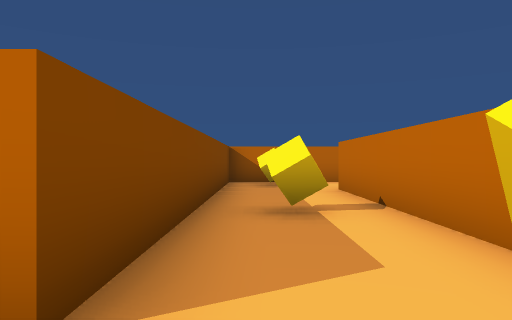
View 1 (above)

17 first-person views from a walk through a scene from a Unity 3-D project. The camera is 0.62 m above the floor, looks level and sees 70° across. The floor is counted in squares, 1 m on a side. Each view is taken from the middle of a square. On the plan, view 1 faces up. The plan holds only what a view shows up to about 10 squares ahead; the rest is blank. The player character is not drawn.

View 2
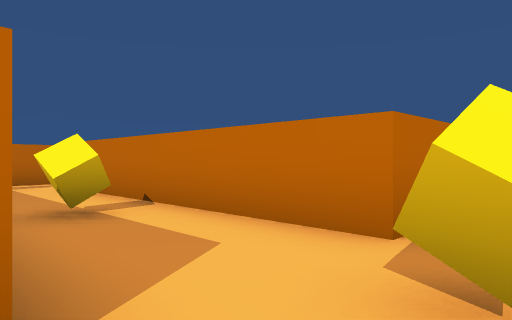

View 3
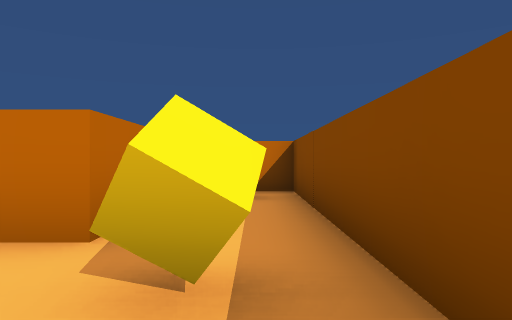

View 4
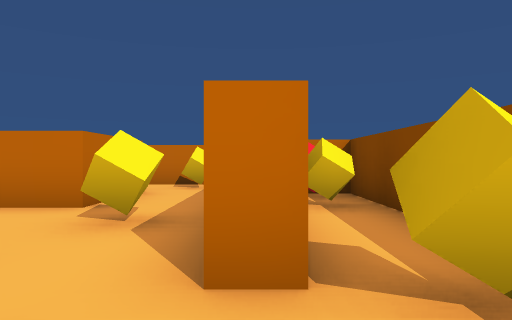

View 5
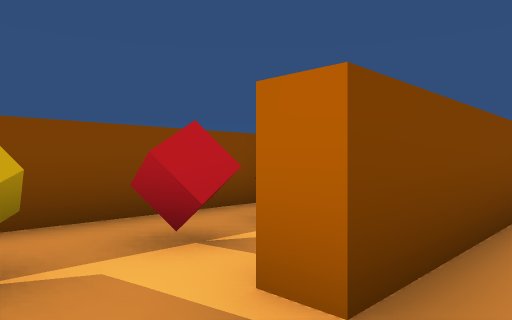

View 6
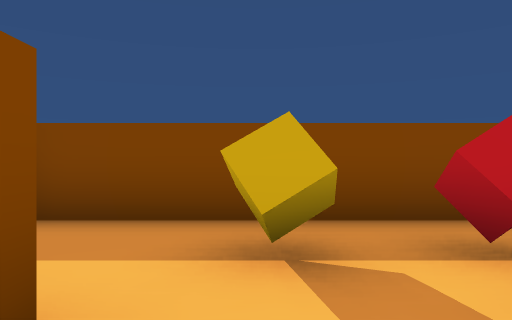

View 7
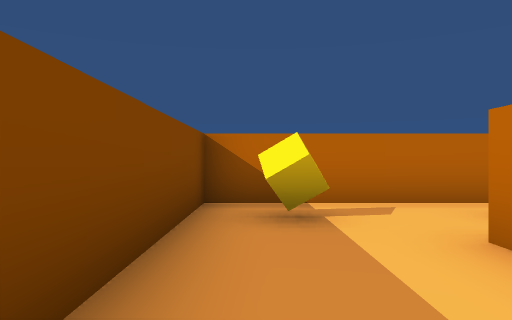

View 8
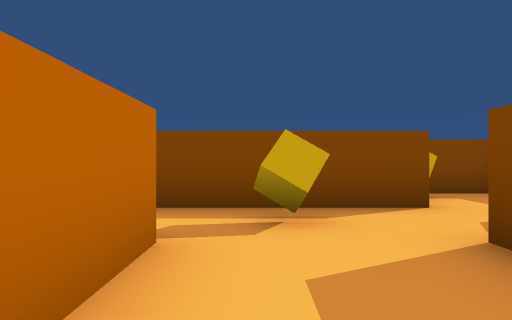

View 9
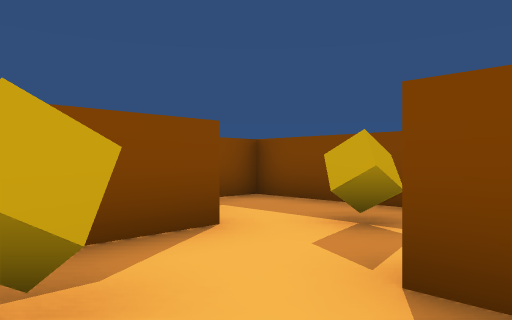

View 10
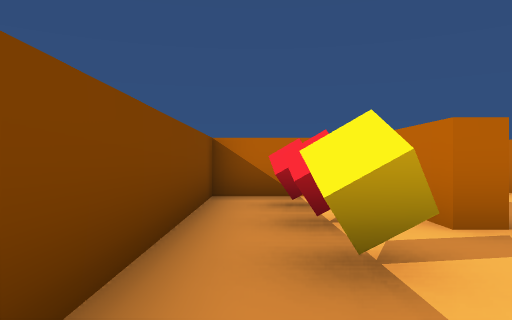

View 11
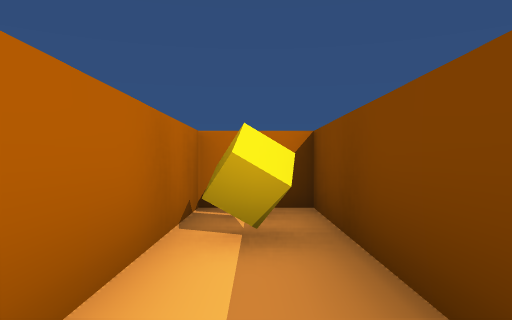

View 12
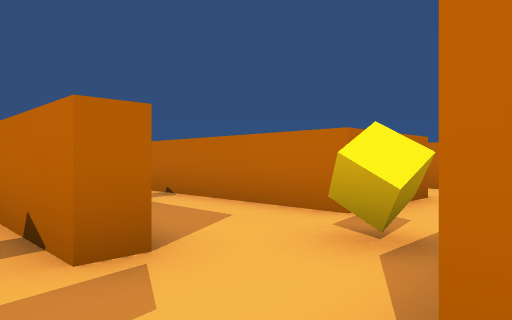

View 13
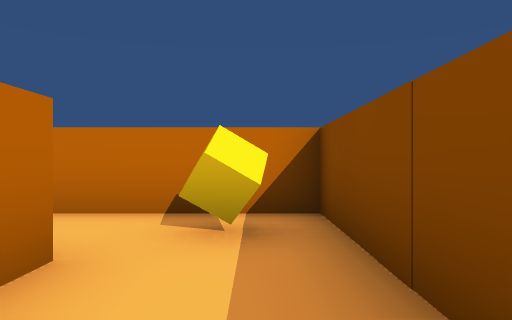

View 14
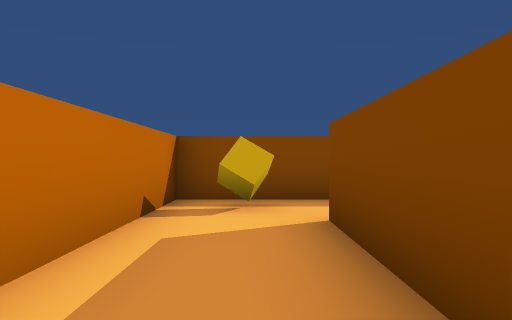

View 15
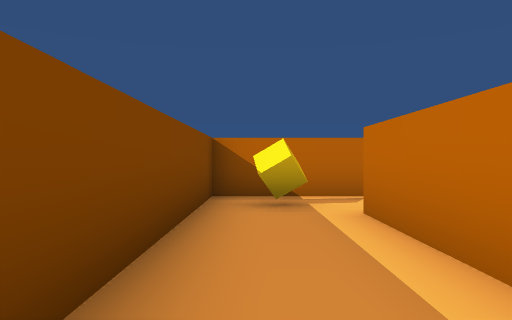

View 16
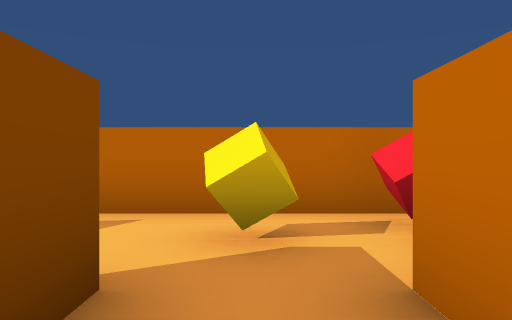

View 17
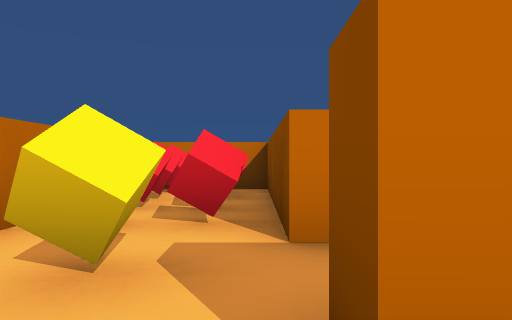

### Floor plan
Points are (right, up) in squares from view 1. A wall is a line through its corners. A room is listed if a view was taken in it or the views show most of it. See-through windows are left out.
Room 1 (views 1, 2, 3, 5, 6, 7, 8, 9, 13, 17)
walls: (4.3, 1.2) (1.8, 1.2) (1.8, 7.7) (2.3, 7.7); (-1.2, -0.8) (4.5, -0.8); (2.5, 10.2) (-0.7, 10.2) (-0.7, 1.2) (-1.2, 1.2)
ways out: opening at (-1, 0.5) to room 2; opening at (4, 0) to room 4; opening at (2, 8.5) to room 5
objects: other object (0, 4); other object (0, 9); other object (1, 0)
Room 2 (views 4, 12)
walls: (-1.2, 1.2) (-1.2, 3.2); (-1.2, -1.4) (-1.2, -0.8); (-2.4, 4.2) (-3.7, 4.2) (-3.7, -1.5)
ways out: opening at (-1, 0.5) to room 1; opening at (-2.5, -1) to room 3
objects: other object (-2, 0); other object (-2, 2); other object (-2, 3)
Room 3 (views 10, 11)
walls: (0, -2.8) (3.8, -2.8) (3.8, -1.3) (0, -1.3); (-3.7, -1.5) (-3.7, -2.8) (-2.1, -2.8)
ways out: opening at (-2.5, -1) to room 2
objects: other object (-2, -2); other object (2, -2); other object (3, -2)
Room 4 (views 14, 15)
walls: (4.5, -0.8) (6.2, -0.8) (6.2, 5.2); (5.5, 7.3) (4.3, 7.3) (4.3, 1.2)
ways out: opening at (4, 0) to room 1; opening at (6, 6)
objects: other object (5, 0); other object (5, 6)
Room 5 (view 16)
walls: (3.8, 7) (3.8, 7.7) (8.8, 7.7) (8.8, 10); (4.8, 10.2) (2.5, 10.2); (2.3, 7.7) (2.3, 7)
ways out: opening at (2, 8.5) to room 1
objects: other object (3, 9); other object (4, 9); other object (5, 8); other object (7, 9); other object (8, 9)

Positions as (right, up) in squares from view 1, and headings:
1: (0, 0), facing up
2: (-1, 0), facing up-right
3: (-1, 0), facing right
4: (-3, -1), facing right
5: (0, 0), facing up-left
6: (0, 0), facing left
7: (0, 5), facing up
8: (1, 4), facing down
9: (1, 2), facing down-left
10: (-3, -2), facing up
11: (-1, -2), facing right
12: (-2, -1), facing up-right
13: (2, 0), facing right
14: (5, 5), facing down
15: (5, 1), facing up
16: (3, 6), facing up
17: (1, 8), facing right
